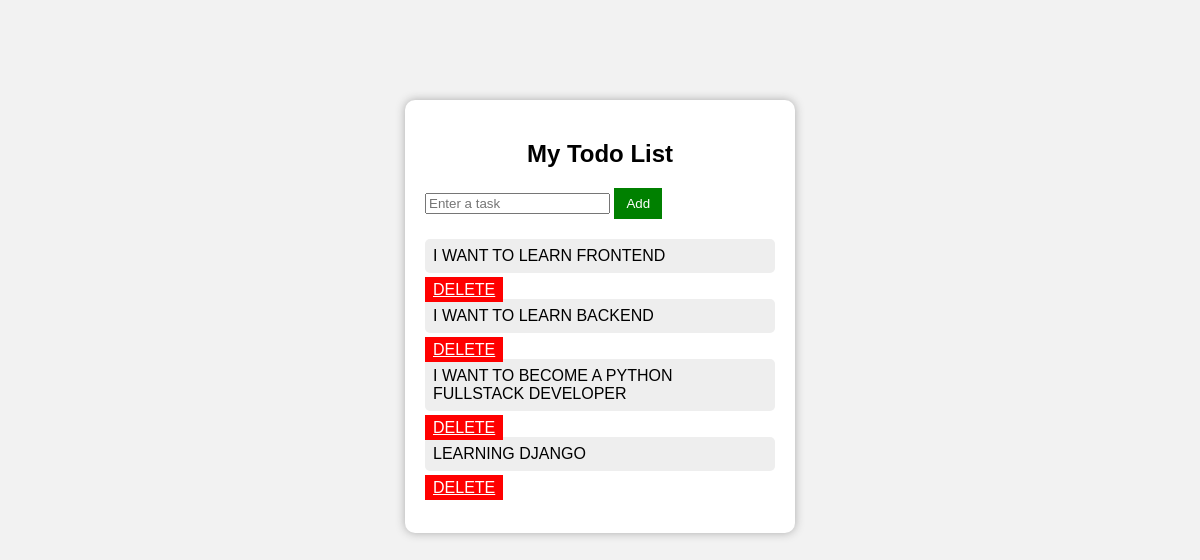
Before: / with the older database file.
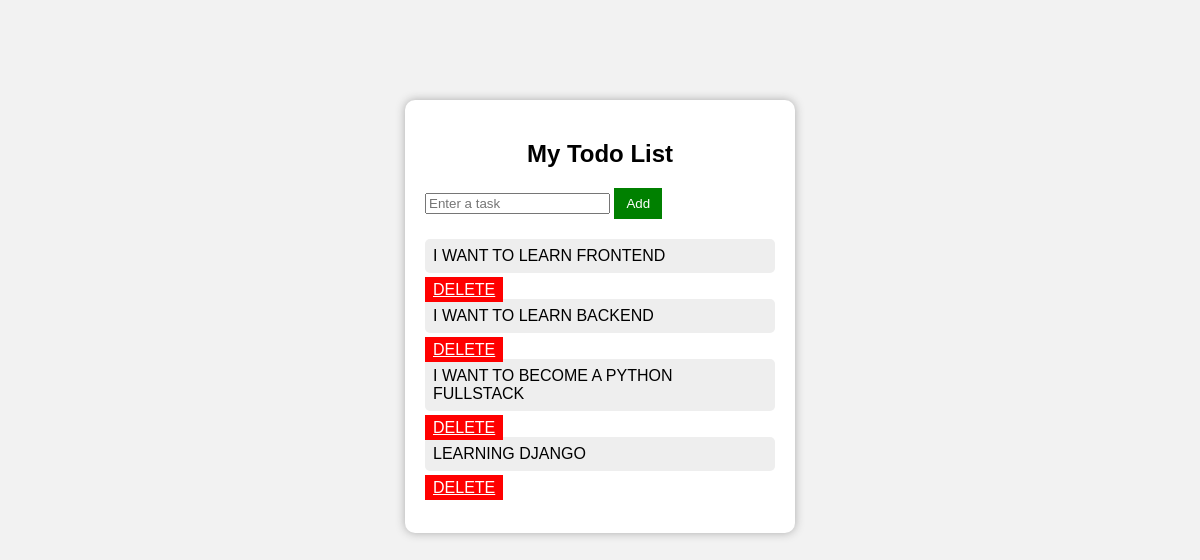
After: the same page with the newer database file.
### todo/models.py (models this page shows)
class Task(models.Model):
    title=models.CharField(max_length=200)

### todo/views.py (the view, shortened to what this page needs)
# urls.py: path('',views.home,name='home'),
def home(request):
    tasks=Task.objects.all()
    return render(request,'todo.html',{'tasks':tasks})

### todo/templates/todo.html (shortened to what this page needs)
{% load static %}
<!DOCTYPE html>
<html lang="en">
<head>
    <link rel="stylesheet" href="{% static 'style.css' %}">
</head>
<body>
<div class="todo-container">
    <h2>My Todo List</h2>
    <form method="POST">
        <input type="text" name="title" placeholder="Enter a task">
        <button type="submit" class="add-btn">Add</button>
    </form>
    <ul class="todo-list">
        {% for task in tasks %}
            <li>{{ task.title }}</li>
            <a href="{% url 'delete_task' task.id %}"
            class="delete-btn">
            DELETE
        </a>
        {% empty %}
            <li>No tasks yet</li>
        {% endfor %}
    </ul>
</div>
</body>
</html>

### todo/static/style.css (style rules this page uses)
body { font-family: Arial, sans-serif; background: #f2f2f2; }
.todo-container { width: 350px; margin: 100px auto; background: white; padding: 20px; border-radius: 10px; box-shadow: 0px 0px 10px #aaa; }
h2 { text-align: center; }
.add-btn { padding: 8px 12px; background: green; color: white; border: none; cursor: pointer; }
.todo-list { list-style: none; padding: 0; margin-top: 20px; }
.todo-list li { display: flex; justify-content: space-between; background: #eee; padding: 8px; margin-bottom: 8px; border-radius: 5px; }
.delete-btn { background: red; color: white; border: none; padding: 4px 8px; cursor: pointer; }

Changed rows visible on the page:
changed Task: title "I WANT TO BECOME A PYTHON FULLSTACK DEVELOPER" → "I WANT TO BECOME A PYTHON FULLSTACK"
